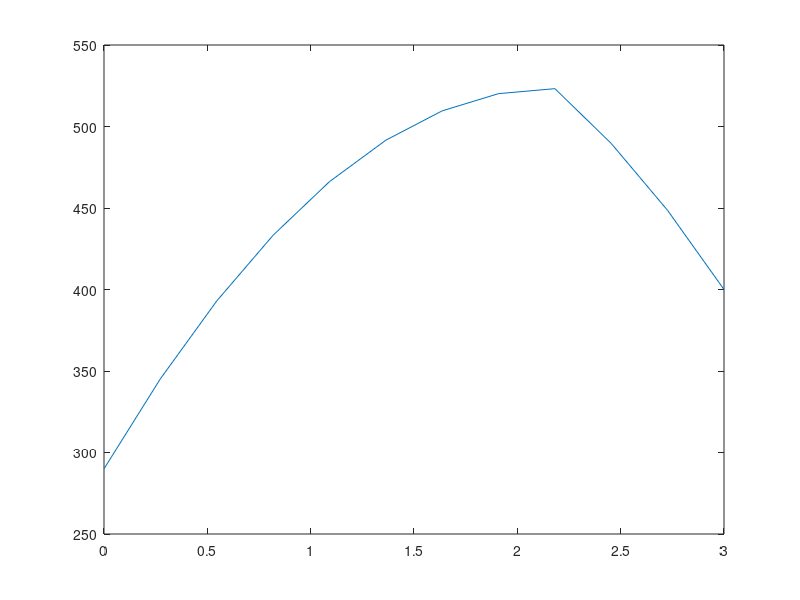

This figure's MATLAB source:
clc
clear

L = 3;
k = 2;
q0 = 3000;
q1 = 200;
t0 = 290;
t1 = 400;
n = 10;
h = L / (n + 1);

Q = @(x) q0*exp((-q1*(x-0.7*L)^2)) + 200;

b = [ ];
i = 1;
for x = 2:1:n-1
    b(i) = ((h^2)/k) * Q(x*h);
    i = i + 1;
end

first = ((h^2)/k) * Q(0) + t0;
last = ((h^2)/k) * Q((n+1)*h) + t1;

b = [first b last];

twos = ones(n, 1) * 2;
ones = ones(n-1, 1) * -1;
A = diag(twos, 0) + diag(ones, 1) + diag(ones,-1);
A = sparse(A);

T = A \ b';
T = [t0; T; t1]';

plot(0:h:L, T)





